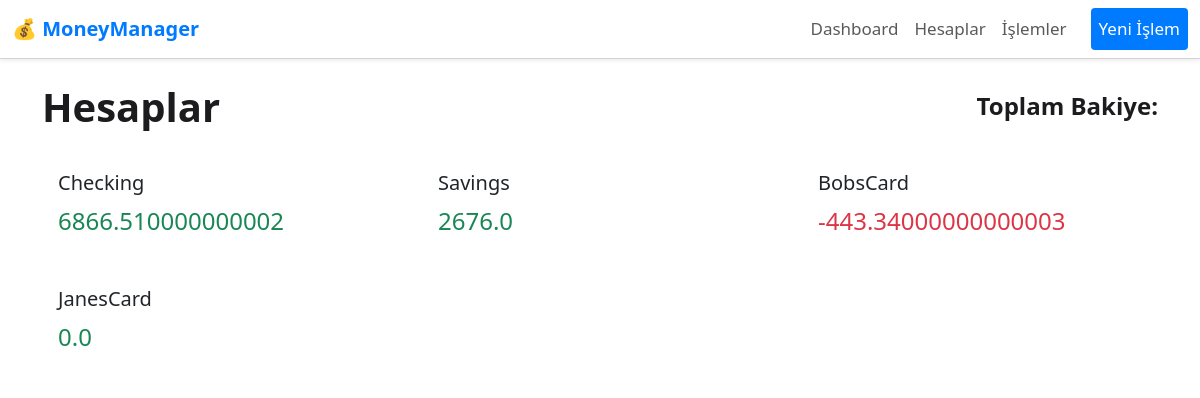
Page /accounts on the earlier database version.
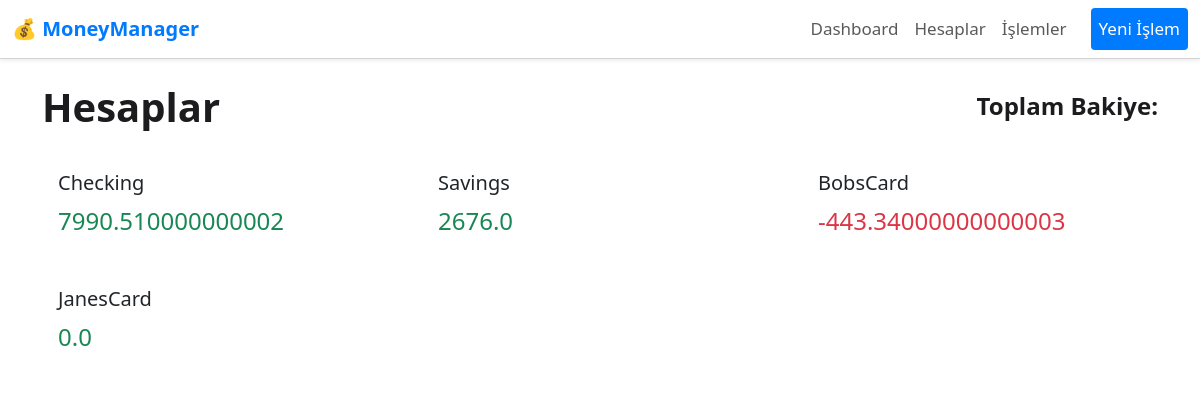
Same page on the later database version.
### models.py (models this page shows)
class Account(db.Model):
    id = db.Column(db.Integer, primary_key=True)
    name = db.Column(db.String(100), nullable=False)
    type = db.Column(db.String(50))
    balance = db.Column(db.Float, default=0.0)
    transactions = db.relationship('Transaction', backref='account', lazy=True)

### routes.py (the view)
@bp.route('/accounts')
def show_accounts():
    accounts = Account.query.all()
    return render_template('accounts.html', accounts=accounts)

### templates/accounts.html (shortened to what this page needs)
{% extends 'base.html' %}
{% block content %}
  <div class="d-flex justify-content-between align-items-center mb-3">
    <h1>Hesaplar</h1>
    <h4>Toplam Bakiye: </h4>
  </div>
  <div class="row">
    {% for acc in accounts %}
    <div class="col-md-4 mb-3">
      <div class="card shadow-sm">
        <div class="card-body">
          <h5 class="card-title">{{ acc.name }}</h5>
          <p class="card-text fs-4 {% if acc.balance >= 0 %}text-success{% else %}text-danger{% endif %}">
            {{ acc.balance }}</p>
        </div>
      </div>
    </div>
    {% endfor %}
  </div>
{% endblock %}

### templates/base.html (shortened to what this page needs)
<!DOCTYPE html>
<html lang="tr">
<head>
  <link href="https://cdn.jsdelivr.net/npm/bootstrap@5.4.0/dist/css/bootstrap.min.css" rel="stylesheet">
  <link href="/static/css/apple.css" rel="stylesheet">
</head>
<body>
<nav class="navbar navbar-expand-lg navbar-light bg-white shadow-sm mb-4" style="border-bottom:1px solid #d2d2d7;">
  <div class="container-fluid">
    <a class="navbar-brand" href="/" style="color:#007aff; font-weight:600;">💰 MoneyManager</a>
    <div class="collapse navbar-collapse" id="navbarNav">
      <ul class="navbar-nav ms-auto">
        <li class="nav-item"><a class="nav-link" href="{{ url_for('main.dashboard') }}">Dashboard</a></li>
        <li class="nav-item"><a class="nav-link" href="/accounts">Hesaplar</a></li>
        <li class="nav-item"><a class="nav-link" href="/transactions">İşlemler</a></li>
        <li class="nav-item"><a class="nav-link btn btn-sm btn-primary text-white ms-3" href="/transactions/add" style="border-radius:12px;">Yeni İşlem</a></li>
      </ul>
    </div>
  </div>
</nav>
<div class="container">
  {% block content %}{% endblock %}
</div>
</body>
</html>

### static/css/apple.css (style rules this page uses)
:root { --bs-card-border-radius: 20px; --bs-btn-border-radius: 12px; --bs-card-box-shadow: 0 2px 5px rgba(0, 0, 0, 0.1); --bs-input-border-radius: 12px; --bs-primary: #007aff; --bs-secondary: #8e8e93; }
.card { border-radius: var(--bs-card-border-radius) !important; box-shadow: var(--bs-card-box-shadow) !important; border: none !important; }
.btn-primary { background-color: var(--bs-primary) !important; border-color: var(--bs-primary) !important; border-radius: var(--bs-btn-border-radius) !important; }
.navbar { font-size: 17px; }
h1, h4 { font-weight: 600; color: #1c1c1e; }

### templates/base.html (style rules this page uses)
body { font-family: -apple-system, BlinkMacSystemFont, "Segoe UI", Roboto, Oxygen, Ubuntu, Cantarell, "Open Sans", "Helvetica Neue", sans-serif; background-color: #f2f2f5; }

Differences in the rows shown:
changed Account "Checking": balance "6866.510000000002" → "7990.510000000002"
